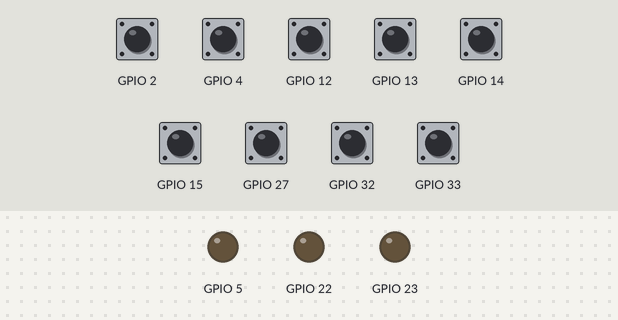
Bench run of a sketch on a simulated ESP32. Parts: output pins drawn as LEDs (lit = HIGH). Inputs (shaded band) come from the test bench; at power-on: GPIO 2, GPIO 4, GPIO 12–15, GPIO 27, GPIO 32, GPIO 33 HIGH. What the sketch prints to the serial monitor is not drawn.

Above: at 1.2 s.
1.3 s: GPIO 15 pulled LOW for 1 s
At 2.8 s:
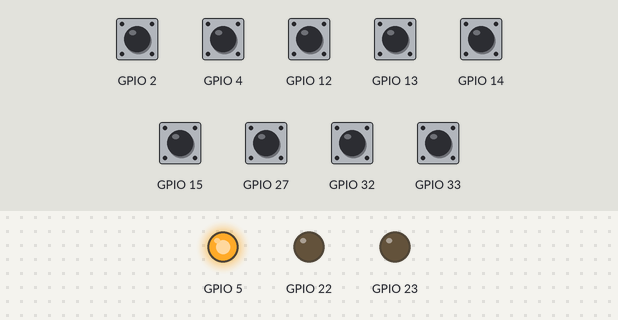
4.0 s: GPIO 4 pulled LOW for 0.15 s
At 5.2 s:
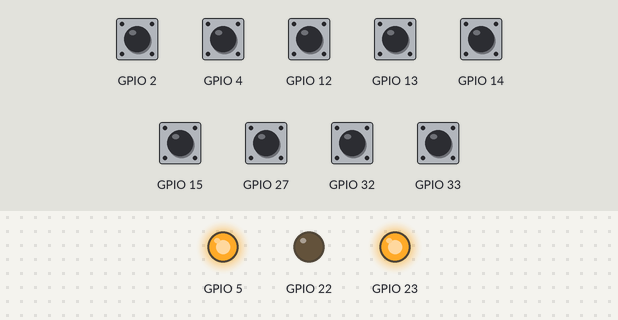
5.9 s: GPIO 15 pulled LOW for 0.15 s
At 6.8 s:
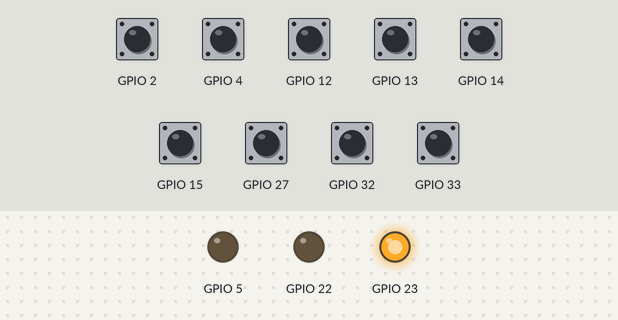
7.8 s: GPIO 4 pulled LOW for 1 s
At 9.9 s:
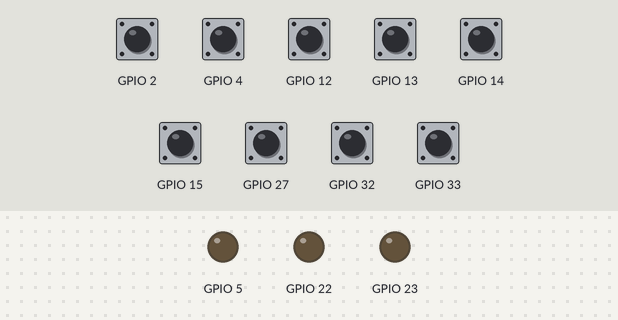
Timing chart, 0 to 11.4 s (numbered marks = the images above; inputs shaded):
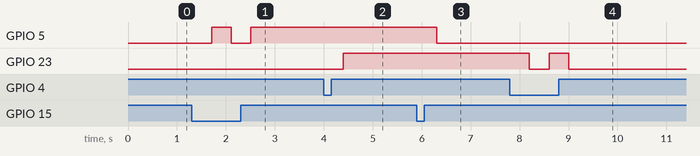

Measured:
- after the input at 1.3 s, GPIO 5: LOW → HIGH after 0.41 s, → LOW 0.40 s later, → HIGH 0.40 s later
- after the input at 4.0 s, GPIO 23: LOW → HIGH after 0.40 s
- after the input at 5.9 s, GPIO 5: HIGH → LOW after 0.41 s
- after the input at 7.8 s, GPIO 23: HIGH → LOW after 0.40 s, → HIGH 0.40 s later, → LOW 0.40 s later

The sketch:

touch.ino
```cpp
bool state1 = false;
bool state2 = false;
bool state3 = false;
bool state4 = false;
bool state5 = false;
bool state6 = false;
bool state7 = false;
bool state8 = false;
bool state9 = false;

void setup() {
  Serial.begin(9600);
  // put your setup code here, to run once:
  //pinMode(D4,INPUT);
  pinMode(23, OUTPUT);
  pinMode(22, OUTPUT);
  pinMode(5,OUTPUT);
//  pinMode(18,OUTPUT);
//  pinMode(19,OUTPUT);
//  pinMode(21,OUTPUT);
//  pinMode(26,OUTPUT);
//  pinMode(25,OUTPUT);
//  pinMode(35,OUTPUT);
//  pinMode(34,OUTPUT);

}

void passCurrentToSwitch(int input , bool state , int pinnum){
  Serial.begin(9600);
//  Serial.println("input are :=" + input);
  if (input < 20) {
    if (state)
      state = false;
    else
      state = true;
    delay(400);
    digitalWrite(23, state);

  }
}


void loop() {
  // put your main code here, to run repeatedly:

  int input1 = 0;
  int input2 = 0;
  int input3 = 0;
  int input4 = 0;
  int input5 = 0;
  int input6 = 0;
  int input7 = 0;
  int input8 = 0;
  int input9 = 0;

  for (int i = 0; i < 10; i++) {
    input1 += touchRead(T0);
    input2 += touchRead(T2);
    input3 += touchRead(T3);
    input4 += touchRead(T4);
    input5 += touchRead(T5);
    input6 += touchRead(T6);
    input7 += touchRead(T7);
    input8 += touchRead(T8);
    input9 += touchRead(T9);
  }

  input1 = input1 / 10;
  input2 = input2 / 10;
  input3 = input3 / 10;
  input4 = input4 / 10;
  input5 = input5 / 10;
  input6 = input6 / 10;
  input7 = input7 / 10;
  input8 = input8 / 10;
  input9 = input9 / 10;

//  passCurrentToSwitch(input1,state1,23);
//  passCurrentToSwitch(input2,state2,22);
//  passCurrentToSwitch(input3,state3,5);
//  passCurrentToSwitch(input4,state4,18);
//  passCurrentToSwitch(input5,state5,19);
//  passCurrentToSwitch(input6,state6,21);
//  passCurrentToSwitch(input7,state7,26);
//  passCurrentToSwitch(input8,state8,25);
//  passCurrentToSwitch(input9,state9,35);

  if (input1 < 20) {
    state1 = !state1;
    delay(400);
    digitalWrite(23, state1);

  }
//  if (input2 < 20) {
//    if (state2)
//      state2 = false;
//    else
//      state2 = true;
//    digitalWrite(22, state2);
//  }
  if (input3 < 20) {

    state3 = !state3;
    Serial.println("Here"+state3);
     delay(400);
    digitalWrite(5, state3);
  }


  Serial.println(input3);

}
```
